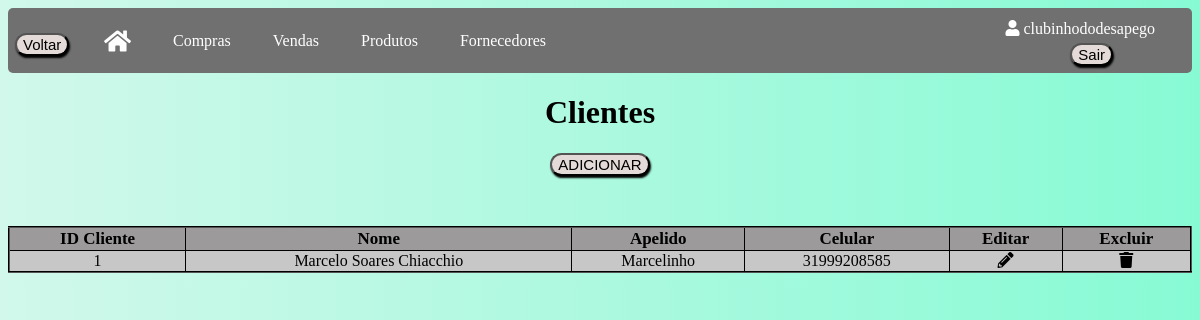
Screenshot of /clientes (signed in) with the database file from the repository.
### app/models/tables.py (models this page shows, shortened)
class Usuario(db.Model, UserMixin):
    __tablename__ = "usuarios"
    id = db.Column(db.Integer, primary_key=True, autoincrement=True)
    nome_brecho = db.Column(db.String(100))
    email = db.Column(db.String(84), unique=True)
    usuario = db.Column(db.String(80), unique=True)
    senha = db.Column(db.String(128))
    clientes = db.relationship("Cliente", backref="usuario")
    produtos = db.relationship("Produto", backref="usuario")
    fornecedores = db.relationship("Fornecedor", backref="usuario")
    compras = db.relationship("Compra", backref="usuario")
    vendas = db.relationship("Venda", backref="usuario")

class Cliente(db.Model):
    __tablename__ = "clientes"
    id = db.Column(db.Integer, primary_key=True, autoincrement=True)
    nome = db.Column(db.String(80))
    apelido = db.Column(db.String(80))
    celular = db.Column(db.Integer)
    id_usuario = db.Column(db.Integer, db.ForeignKey('usuarios.id'))
    vendas = db.relationship("Venda", backref="cliente")

### app/default.py (the view)
@login_required
@app.route("/clientes", methods=['GET', 'POST'])
def clientes():
    clientes = Cliente.query.filter_by(id_usuario=current_user.id).all()
    return render_template('clientes.html', clientes=clientes)

### app/default.py (called while the page is built)
@login_manager.user_loader
def load_user(id_usuario):
    return Usuario.query.get(int(id_usuario))

### app/templates/clientes.html (shortened to what this page needs)
<!DOCTYPE html>
<html lang="en">
<head>
    <link rel="stylesheet" type="text/css" href="{{ url_for('static', filename='css/clientes.css') }}">
    <link rel="stylesheet" href="https://cdnjs.cloudflare.com/ajax/libs/font-awesome/5.15.3/css/all.min.css">
    <link rel="stylesheet" type="text/css" href="https://cdn.datatables.net/1.11.5/css/jquery.dataTables.min.css">
</head>
<body>
    <div class="usuario-logado"><i class="fas fa-user"></i> {{ current_user.usuario }}</div>
    <div class="logout">
        <form method="POST" action="{{ url_for('logout') }}">
            <button class="button" type="submit">Sair</button>
        </form>
    </div>
    <div class="navbar">
        <button onclick="window.history.back()" class="button button_voltar">Voltar</button>
        <a href="/home"><i class="fas fa-home icone-casa"></i></a>
        <a href="/compras">Compras</a>
        <a href="/vendas">Vendas</a>
        <a href="/produtos">Produtos</a>
        <a href="/fornecedores">Fornecedores</a>
    </div>
    <h1 class="titulo">Clientes</h1>
    <button class="button_adc"><a href="clientescadastro">ADICIONAR</a></button>
    <table id="tabelaClientes" class="tabela display" border="2">
        <thead>
            <tr>
                <th>ID Cliente</th>
                <th>Nome</th>
                <th>Apelido</th>
                <th>Celular</th>
                <th>Editar</th>
                <th>Excluir</th>
            </tr>
        </thead>
        <tbody>
            {% for cliente in clientes %}
            <tr>
                <td>{{ cliente.id }}</td>
                <td>{{ cliente.nome }}</td>
                <td>{{ cliente.apelido }}</td>
                <td>{{ cliente.celular }}</td>
                <td>
                    <a href="/editarclientes/{{ cliente.id }}">
                    <div class="icon-container"><i class="fas fa-pencil-alt"></i></div>
                    </a>
                </td>
                <td>
                    <a href="/excluirclientes/{{ cliente.id }}" class="excluir-cliente" data-id="{{ cliente.id }}" data-confirm="Tem certeza de que deseja excluir este cliente?">
                        <div class="icon-container"><i class="fas fa-trash"></i></div>
                    </a>
                </td>
            </tr>
            {% endfor %}
        </tbody>
    </table>
</body>
</html>

### app/static/css/clientes.css (style rules this page uses)
body { background: linear-gradient(to right, #d1f8eb, #87fad4); }
.usuario-logado { position: absolute; top: 20px; right: 45px; color: white; }
.logout { position: absolute; top: 43px; right: 87px; }
.button_voltar { position: absolute; top: 33px; left: 15px; }
.button { font-size: 15px; margin-bottom: 13px; background-color: #e4dbd9; cursor: pointer; transition: background-color 0.3s ease; border-radius: 20px; box-shadow: 1px 2px 2px black; }
.navbar { overflow: hidden; background-color: #707070; height: 65px; border-radius: 5px; }
.navbar a { float: left; display: flex; align-items: center; color: white; text-align: center; padding: 0px 16px; text-decoration: none; height: 100%; margin-left: 80px; margin-right: -70px; }
.icone-casa { font-size: 24px; }
.titulo { text-align: center; }
.button_adc { font-size: 15px; margin: 13px auto; background-color: #e4dbd9; cursor: pointer; transition: background-color 0.3s ease; border-radius: 20px; box-shadow: 1px 2px 2px black; display: flex; align-items: center; }
.tabela { border-collapse: collapse; width: 100%; text-align: center; background-color: #c7c7c7; margin-top: 50px; border-color: black; }
th { font-size: 17px; background-color: #9c9a9a; }
a { text-decoration: none; color: #000; }

### rows the page displays
Usuario: usuario "clubinhododesapego"
Cliente: id "1", nome "Marcelo Soares Chiacchio", apelido "Marcelinho", celular "31999208585"
